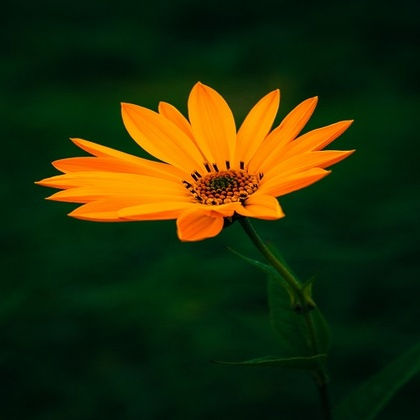
%> input picture OriginalImage.jpg, 420 x 420 px, shrunk from 512 x 512 before the run
$ octave SingleValueThresholdHistogram.m   (GNU Octave 9; MATLAB toolbox functions it lacks are replaced by stand-ins)
%> lines starting %> are read from the running program, lines starting %| are printed output that depends on the picture; in (x1, y1, x2, y2) boxes, pixels count from 0 and x2, y2 are one past the last pixel; in counts of white or black regions, pixels touching at a corner belong together; the program's own positions count from 1
ColorImage = imread('OriginalImage.jpg');
%> ColorImage is the input picture: size 420x420x3 uint8; mean R, G, B 38.3, 46.6, 9
figure;
imshow(ColorImage,'InitialMagnification','fit');

Grayscale = rgb2gray(ColorImage);
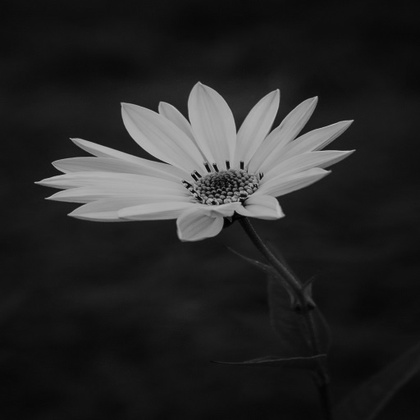
%> Grayscale: size 420x420 uint8; min 1, max 191, mean 39.8
figure;
imshow(Grayscale,'InitialMagnification','fit');

figure;
imhist(Grayscale);
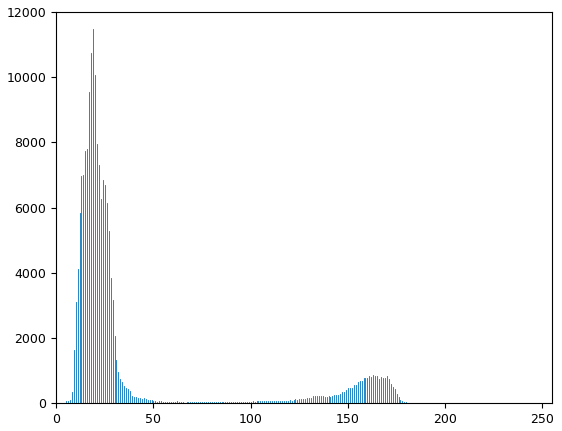
%> figure redrawn from the program's plot data; highest point at x = 19, y = 11487

[height, width] = size(Grayscale);
%> height = 420; width = 420
ThresholdedImage = zeros(height,width);
for i=1:height
    for j=1:width
        if(Grayscale(i,j)>90)
            ThresholdedImage(i,j)=1;
        end
    end
end
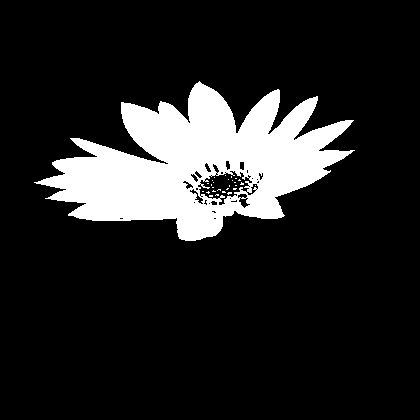
%> ThresholdedImage: size 420x420 double; values 0 (black) and 1 (white), 14.5% white; 28 white regions (27 under 20 px), largest, box (x1, y1, x2, y2) and area: (34, 81, 355, 241) 25454

figure;
imshow(ThresholdedImage, [0,1],'InitialMagnification','fit');
